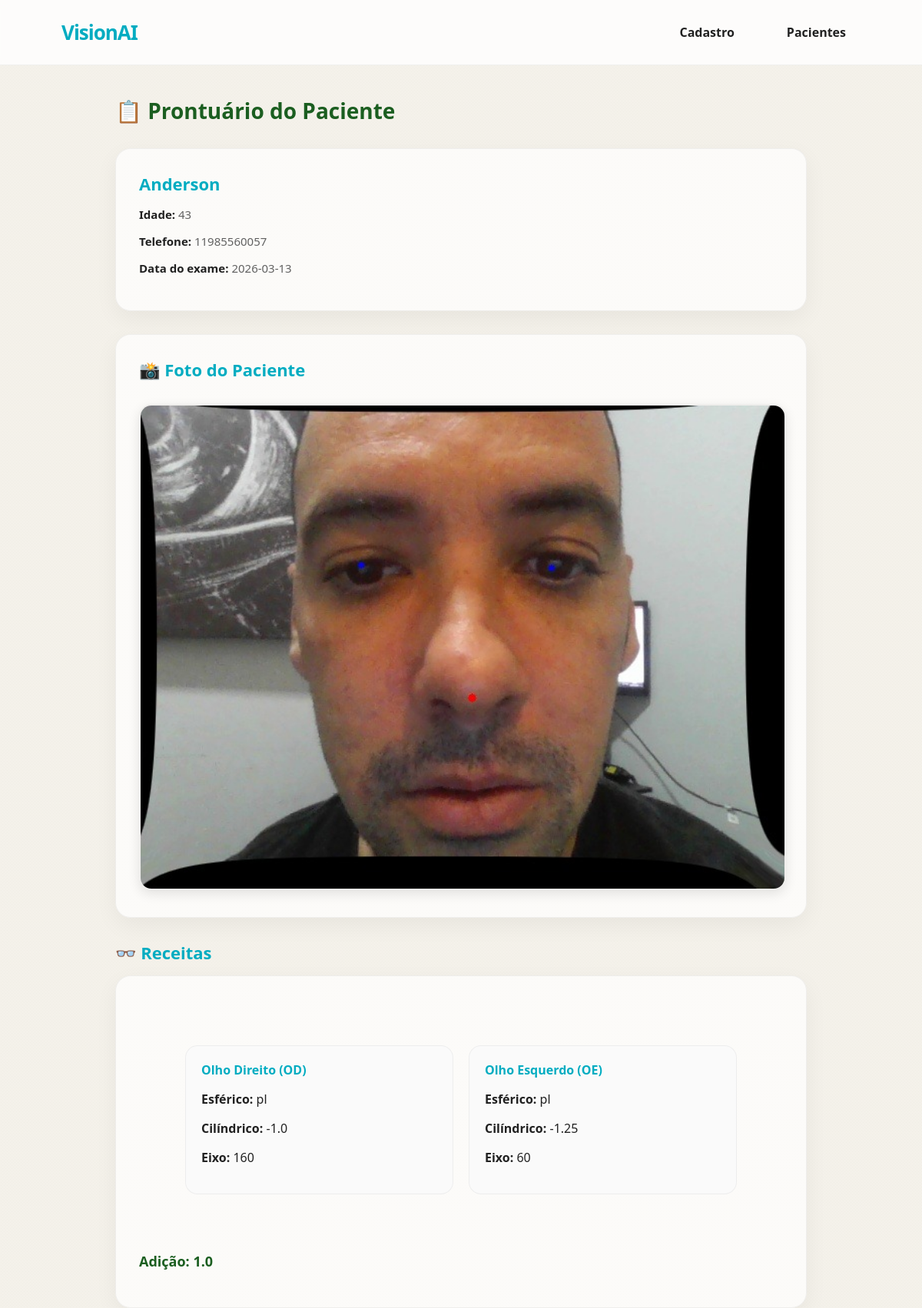
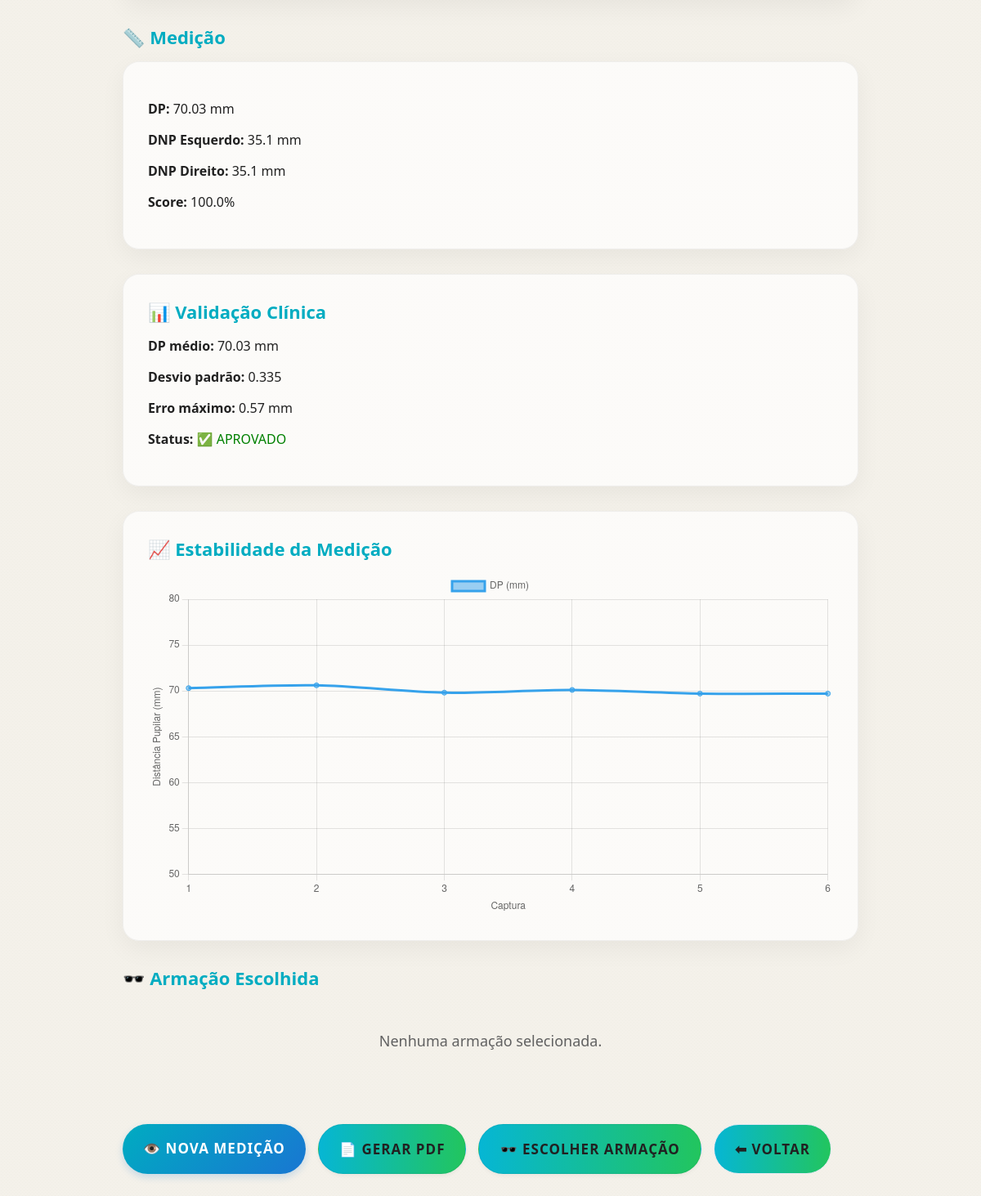
/prontuario/4, run on the app's committed database (2 pictures, top to bottom).
### tables this page shows
CREATE TABLE pacientes(
        id INTEGER PRIMARY KEY AUTOINCREMENT,
        nome TEXT NOT NULL,
        idade INTEGER,
        data_exame TEXT
    , telefone TEXT, foto TEXT, rg TEXT, data_nascimento TEXT, sexo TEXT);

CREATE TABLE receitas(
        id INTEGER PRIMARY KEY AUTOINCREMENT,
        paciente_id INTEGER,
        od_esf REAL,
        od_cil REAL,
        od_eixo INTEGER,
        oe_esf REAL,
        oe_cil REAL,
        oe_eixo INTEGER,
        adicao REAL,
        tipo_grau TEXT,
        FOREIGN KEY (paciente_id) REFERENCES pacientes(id)
    );

CREATE TABLE medicoes(
        id INTEGER PRIMARY KEY AUTOINCREMENT,
        paciente_id INTEGER,
        dp REAL,
        dnp_e REAL,
        dnp_d REAL,
        score REAL,
        data TEXT, validacao_json TEXT, historico_json TEXT, foto_captura TEXT, caminho_imagem TEXT,
        FOREIGN KEY (paciente_id) REFERENCES pacientes(id)
    );

### app.py (the view)
@app.route("/prontuario/<int:id>")
def prontuario(id):
    import json
    conn = get_db()
    cursor = conn.cursor()
    cursor.execute("SELECT * FROM pacientes WHERE id=?", (id,))
    paciente = cursor.fetchone()
    paciente = dict(paciente) if paciente else None
    cursor.execute("SELECT * FROM receitas WHERE paciente_id=? ORDER BY id DESC", (id,))
    receitas = cursor.fetchall()
    receitas = [dict(r) for r in receitas]
    cursor.execute("SELECT * FROM medicoes WHERE paciente_id=? ORDER BY id DESC LIMIT 1", (id,))
    medicao = cursor.fetchone()
    medicao = dict(medicao) if medicao else None
    if medicao:
        if medicao.get("validacao_json"):
            medicao["validacao"] = json.loads(medicao["validacao_json"])
        else:
            medicao["validacao"] = None
        if medicao.get("historico_json"):
            medicao["historico"] = [float(x) for x in json.loads(medicao["historico_json"])]
        else:
            medicao["historico"] = None
    cursor.execute("""
        SELECT a.modelo, a.marca, a.tamanho, a.material
        FROM pedidos p
        JOIN armacoes a ON p.armacao = a.id
        WHERE p.paciente_id=?
        ORDER BY p.id DESC LIMIT 1
    """, (id,))
    armacao = cursor.fetchone()
    armacao = dict(armacao) if armacao else None
    conn.close()
    return render_template(
        "prontuario.html",
        paciente=paciente,
        receitas=receitas,
        medicao=medicao,
        armacao=armacao
    )

### app.py (called while the page is built)
def get_db():
    conn = conectar()
    conn.row_factory = lambda cursor, row: {col[0]: row[idx] for idx, col in enumerate(cursor.description)}
    return conn

### templates/prontuario.html (shortened to what this page needs)
<!DOCTYPE html>
<html lang="pt-BR">
<head>
    <link rel="stylesheet" href="{{ url_for('static', filename='visionai.css') }}">
</head>
<body>
<header>
    <div class="logo">VisionAI</div>
    <nav>
        <a href="/paciente">Cadastro</a>
        <a href="/pacientes">Pacientes</a>
    </nav>
</header>
<main>
    <div class="content-wrapper">
        <h1>📋 Prontuário do Paciente</h1>
        {% if paciente %}
        <div class="card">
            <h2>{{ paciente["nome"] }}</h2>
            <p class="info"><b>Idade:</b> {{ paciente["idade"] or "-" }}</p>
            <p class="info"><b>Telefone:</b> {{ paciente["telefone"] or "-" }}</p>
            <p class="info"><b>Data do exame:</b> {{ paciente["data_exame"] or "-" }}</p>
        </div>
        {% else %}
        <div class="sem-dados">
            <p>Paciente não encontrado.</p>
        </div>
        {% endif %}
        {% if paciente and paciente["foto"] %}
        <div class="card">
            <h2>📸 Foto do Paciente</h2>
            <img src="{{ url_for('static', filename=paciente['foto'].replace('static/', '')) }}" width="200" class="foto">
        </div>
        {% endif %}
        <h2>👓 Receitas</h2>
        {% if receitas %}
            {% for r in receitas %}
            <div class="card">
                <div class="grid">
                    <div class="olho">
                        <h3>Olho Direito (OD)</h3>
                        <p><b>Esférico:</b> {{ r["od_esf"] or "-" }}</p>
                        <p><b>Cilíndrico:</b> {{ r["od_cil"] or "-" }}</p>
                        <p><b>Eixo:</b> {{ r["od_eixo"] or "-" }}</p>
                    </div>
                    <div class="olho">
                        <h3>Olho Esquerdo (OE)</h3>
                        <p><b>Esférico:</b> {{ r["oe_esf"] or "-" }}</p>
                        <p><b>Cilíndrico:</b> {{ r["oe_cil"] or "-" }}</p>
                        <p><b>Eixo:</b> {{ r["oe_eixo"] or "-" }}</p>
                    </div>
                </div>
                <p class="adicao">Adição: {{ r["adicao"] or "-" }}</p>
            </div>
            {% endfor %}
        {% else %}
        <div class="sem-dados">
            <p>Nenhuma receita cadastrada.</p>
        </div>
        {% endif %}
        <h2>📏 Medição</h2>
        {% if medicao %}
        <div class="card">
            <p><b>DP:</b> {{ medicao["dp"] }} mm</p>
            <p><b>DNP Esquerdo:</b> {{ medicao["dnp_e"] }} mm</p>
            <p><b>DNP Direito:</b> {{ medicao["dnp_d"] }} mm</p>
            <p><b>Score:</b> {{ medicao["score"] }}%</p>
        </div>
        {% else %}
        <div class="sem-dados">
            <p>Nenhuma medição registrada.</p>
        </div>
        {% endif %}
        {% if medicao and medicao["validacao"] %}
        <div class="card">
            <h2>📊 Validação Clínica</h2>
            <p><b>DP médio:</b> {{ medicao["validacao"]["media"] }} mm</p>
            <p><b>Desvio padrão:</b> {{ medicao["validacao"]["desvio"] }}</p>
            <p><b>Erro máximo:</b> {{ medicao["validacao"]["erro_max"] }} mm</p>
            <p>
                <b>Status:</b>
                {% if medicao["validacao"]["status"] == "APROVADO" %}
                    <span style="color:green;">✅ APROVADO</span>
                {% else %}
                    <span style="color:red;">❌ REPROVADO</span>
                {% endif %}
            </p>
        </div>
        {% endif %}
        {% if medicao and medicao["historico"] %}
        <div class="card">
            <h2>📈 Estabilidade da Medição</h2>
            <canvas id="graficoProntuario"></canvas>
        </div>
        {% endif %}
        <h2>🕶️ Armação Escolhida</h2>
        {% if armacao %}
        <div class="card">
            <p><b>Marca:</b> {{ armacao["marca"] }}</p>
            <p><b>Modelo:</b> {{ armacao["modelo"] }}</p>
            <p><b>Tamanho:</b> {{ armacao["tamanho"] }}</p>
            <p><b>Material:</b> {{ armacao["material"] }}</p>
        </div>
        {% else %}
        <div class="sem-dados">
            <p>Nenhuma armação selecionada.</p>
        </div>
        {% endif %}
        <div class="acoes">
            {% if paciente %}
            <a class="btn btn-primario" href="/medicao?paciente_id={{ paciente['id'] }}">
                👁️ Nova Medição
            </a>
            <a class="btn btn-acao" href="/gerar_pdf/{{ paciente['id'] }}">
                📄 Gerar PDF
            </a>
            {% endif %}
            <a class="btn btn-acao" href="/armacao">
                🕶️ Escolher Armação
            </a>
            <a class="btn btn-sec" href="/dashboard">
                ⬅ Voltar
            </a>
        </div>
    </div>
</main>
{% if medicao and medicao["historico"] %}
<script>
document.addEventListener("DOMContentLoaded", function(){
    const dadosEl = document.getElementById("dados-medicao");
    if(!dadosEl) return;
    const dados = JSON.parse(dadosEl.textContent);
    const ctx = document.getElementById("graficoProntuario");
    if(ctx){
        new Chart(ctx, {
            type: "line",
            data: {
                labels: dados.map((_, i) => i + 1),
                datasets: [{
                    label: "DP (mm)",
                    data: dados,
                    tension: 0.3
                }]
            },
            options: {
                responsive: true,
                scales: {
                    y: {
                        min: 50,
                        max: 80,
                        title: {
                            display: true,
                            text: "Distância Pupilar (mm)"
                        }
                    },
                    x: {
                        title: {
                            display: true,
                            text: "Captura"
                        }
                    }
                }
            }
        });
    }
});
</script>
{% endif %}
</body>
</html>

### static/visionai.css (style rules this page uses)
body { margin:0; font-family: 'Segoe UI', sans-serif; background:linear-gradient(120deg,#0f172a,#020617); color:white; overflow-x:hidden; }
header { display:flex; justify-content:space-between; align-items:center; padding:20px 60px; }
.logo { font-size:28px; font-weight:700; letter-spacing:1px; }
nav a { margin-left:25px; text-decoration:none; color:#cbd5f5; }
.btn { margin-top:40px; padding:16px 40px; border-radius:40px; border:none; font-size:18px; background:linear-gradient(90deg,#06b6d4,#22c55e); color:white; cursor:pointer; transition:0.3s; }
.grid { display:grid; grid-template-columns:repeat(auto-fit,minmax(220px,1fr)); gap:30px; padding:60px; }
.card { transition:0.3s; }
.card img { width:100%; }

### data on the page
pacientes: nome "Anderson", idade "43", telefone "11985560057", data_exame "2026-03-13", foto (picture)
receitas: od_esf "pl", od_cil "-1.0", od_eixo "160", oe_esf "pl", oe_cil "-1.25", oe_eixo "60", adicao "1.0"
medicoes: dp "70.03", dnp_e "35.1", dnp_d "35.1", score "100.0"

### other printed values
{{ medicao["validacao"]["media"] }} "70.03"
{{ medicao["validacao"]["desvio"] }} "0.335"
{{ medicao["validacao"]["erro_max"] }} "0.57"
